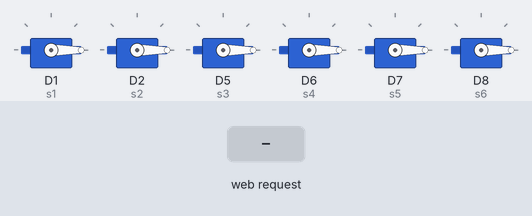
This sketch was run on a simulated ESP8266 (NodeMCU). Shown: 6 × servo. The test bench sets the inputs (shaded band). WiFi joins after 1.5 s; servers stay silent unless stated; what the sketch prints to the serial monitor is not drawn.

Above: at 2.7 s.
2.8 s: HTTP request GET /set?servo=1&angle=1 received
Timing chart, 0 to 5.8 s (numbered marks = the images above; inputs shaded):
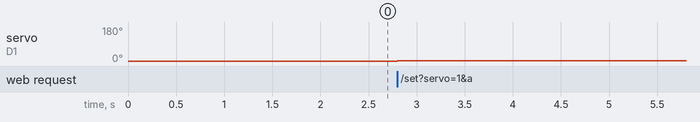

Measured:
- after the input at 2.8 s, servo on D1 (s1): 0° → 1° at once

The sketch:

robotic_arm.ino
```cpp
#include <ESP8266WiFi.h>
#include <ESP8266WebServer.h>
#include <Servo.h>

const char* ssid = "robotic";        // 🔹 Your Wi-Fi or Hotspot name
const char* password = "12345678"; // 🔹 Your password

ESP8266WebServer server(80);

// Create 6 Servo objects
Servo s1, s2, s3, s4, s5, s6;

// Servo angles
int angle1 = 0, angle2 = 0, angle3 = 0, angle4 = 0, angle5 = 0, angle6 = 0;

// HTML page with 6 sliders
const char HTML[] PROGMEM = R"rawliteral(
<!DOCTYPE html>
<html>
<head>
  <title>6 Servo Control</title>
  <style>
    body { font-family: Arial; text-align: center; margin-top: 40px; }
    input[type=range] { width: 80%; }
    .servo-block { margin: 20px; }
  </style>
</head>
<body>
  <h2>ESP8266 - 6 Servo Web Control</h2>

  <div class="servo-block">
    <h3>Servo 1 (D1)</h3>
    <input type="range" min="0" max="180" value="0" id="servo1"
     oninput="document.getElementById('val1').innerText=this.value;
     fetch('/set?servo=1&angle='+this.value)">
    <p>Angle: <span id="val1">0</span>°</p>
  </div>

  <div class="servo-block">
    <h3>Servo 2 (D2)</h3>
    <input type="range" min="0" max="180" value="0" id="servo2"
     oninput="document.getElementById('val2').innerText=this.value;
     fetch('/set?servo=2&angle='+this.value)">
    <p>Angle: <span id="val2">0</span>°</p>
  </div>

  <div class="servo-block">
    <h3>Servo 3 (D5)</h3>
    <input type="range" min="0" max="180" value="0" id="servo3"
     oninput="document.getElementById('val3').innerText=this.value;
     fetch('/set?servo=3&angle='+this.value)">
    <p>Angle: <span id="val3">0</span>°</p>
  </div>

  <div class="servo-block">
    <h3>Servo 4 (D6)</h3>
    <input type="range" min="0" max="180" value="0" id="servo4"
     oninput="document.getElementById('val4').innerText=this.value;
     fetch('/set?servo=4&angle='+this.value)">
    <p>Angle: <span id="val4">0</span>°</p>
  </div>

  <div class="servo-block">
    <h3>Servo 5 (D7)</h3>
    <input type="range" min="0" max="180" value="0" id="servo5"
     oninput="document.getElementById('val5').innerText=this.value;
     fetch('/set?servo=5&angle='+this.value)">
    <p>Angle: <span id="val5">0</span>°</p>
  </div>

  <div class="servo-block">
    <h3>Servo 6 (D8, limited 0–40°)</h3>
    <input type="range" min="0" max="40" value="0" id="servo6"
     oninput="document.getElementById('val6').innerText=this.value;
     fetch('/set?servo=6&angle='+this.value)">
    <p>Angle: <span id="val6">0</span>°</p>
  </div>

</body>
</html>
)rawliteral";

void handleRoot() {
  server.send(200, "text/html", HTML);
}

void handleSet() {
  if (server.hasArg("servo") && server.hasArg("angle")) {
    int servoNum = server.arg("servo").toInt();
    int angle = server.arg("angle").toInt();

    // Limit Servo 6 to 0–40°
    if (servoNum == 6) {
      angle = constrain(angle, 0, 40);
    } else {
      angle = constrain(angle, 0, 180);
    }

    switch (servoNum) {
      case 1:
        angle1 = angle;
        s1.write(angle);
        Serial.printf("Servo 1 -> %d°\n", angle);
        break;
      case 2:
        angle2 = angle;
        s2.write(angle);
        Serial.printf("Servo 2 -> %d°\n", angle);
        break;
      case 3:
        angle3 = angle;
        s3.write(angle);
        Serial.printf("Servo 3 -> %d°\n", angle);
        break;
      case 4:
        angle4 = angle;
        s4.write(angle);
        Serial.printf("Servo 4 -> %d°\n", angle);
        break;
      case 5:
        angle5 = angle;
        s5.write(angle);
        Serial.printf("Servo 5 -> %d°\n", angle);
        break;
      case 6:
        angle6 = angle;
        s6.write(angle);
        Serial.printf("Servo 6 -> %d° (limited)\n", angle);
        break;
      default:
        server.send(400, "text/plain", "Invalid servo number");
        return;
    }

    server.send(200, "text/plain", "OK");
  } else {
    server.send(400, "text/plain", "Invalid parameters");
  }
}

void setup() {
  Serial.begin(115200);
  Serial.println("\nStarting 6-servo Wi-Fi control...");

  // Attach servos to pins
  s1.attach(D1, 500, 2500);  // GPIO5
  s2.attach(D2, 500, 2500);  // GPIO4
  s3.attach(D5, 500, 2500);  // GPIO14
  s4.attach(D6, 500, 2500);  // GPIO12
  s5.attach(D7, 500, 2500);  // GPIO13
  s6.attach(D8, 500, 2500);  // GPIO15 - limited servo

  // Initialize all servos at 0°
  s1.write(0);
  s2.write(0);
  s3.write(0);
  s4.write(0);
  s5.write(0);
  s6.write(0);

  // Connect to Wi-Fi
  WiFi.begin(ssid, password);
  Serial.print("Connecting to Wi-Fi");
  while (WiFi.status() != WL_CONNECTED) {
    delay(500);
    Serial.print(".");
  }
  Serial.println();
  Serial.print("Connected! IP address: ");
  Serial.println(WiFi.localIP());

  // Start server
  server.on("/", handleRoot);
  server.on("/set", handleSet);
  server.begin();
  Serial.println("HTTP server started");
}

void loop() {
  server.handleClient();
}
```
